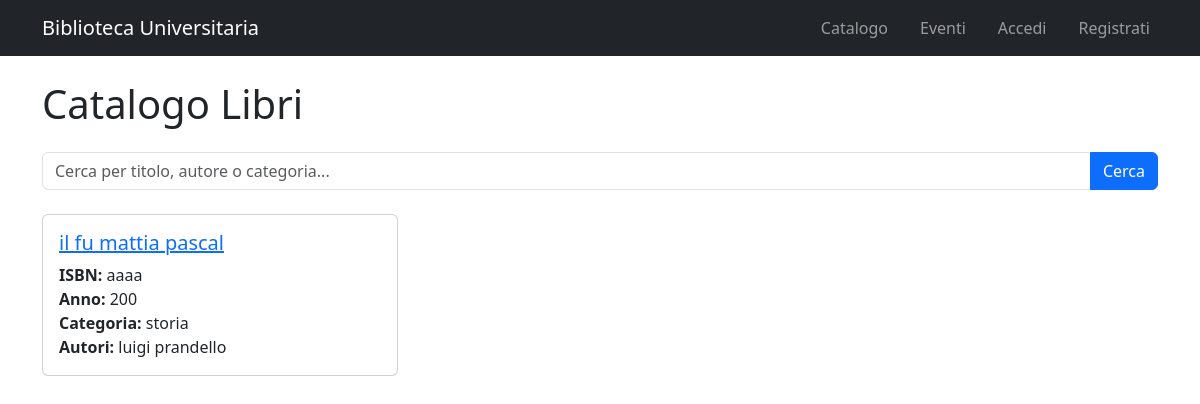
Before: /catalogo/ with the older database file.
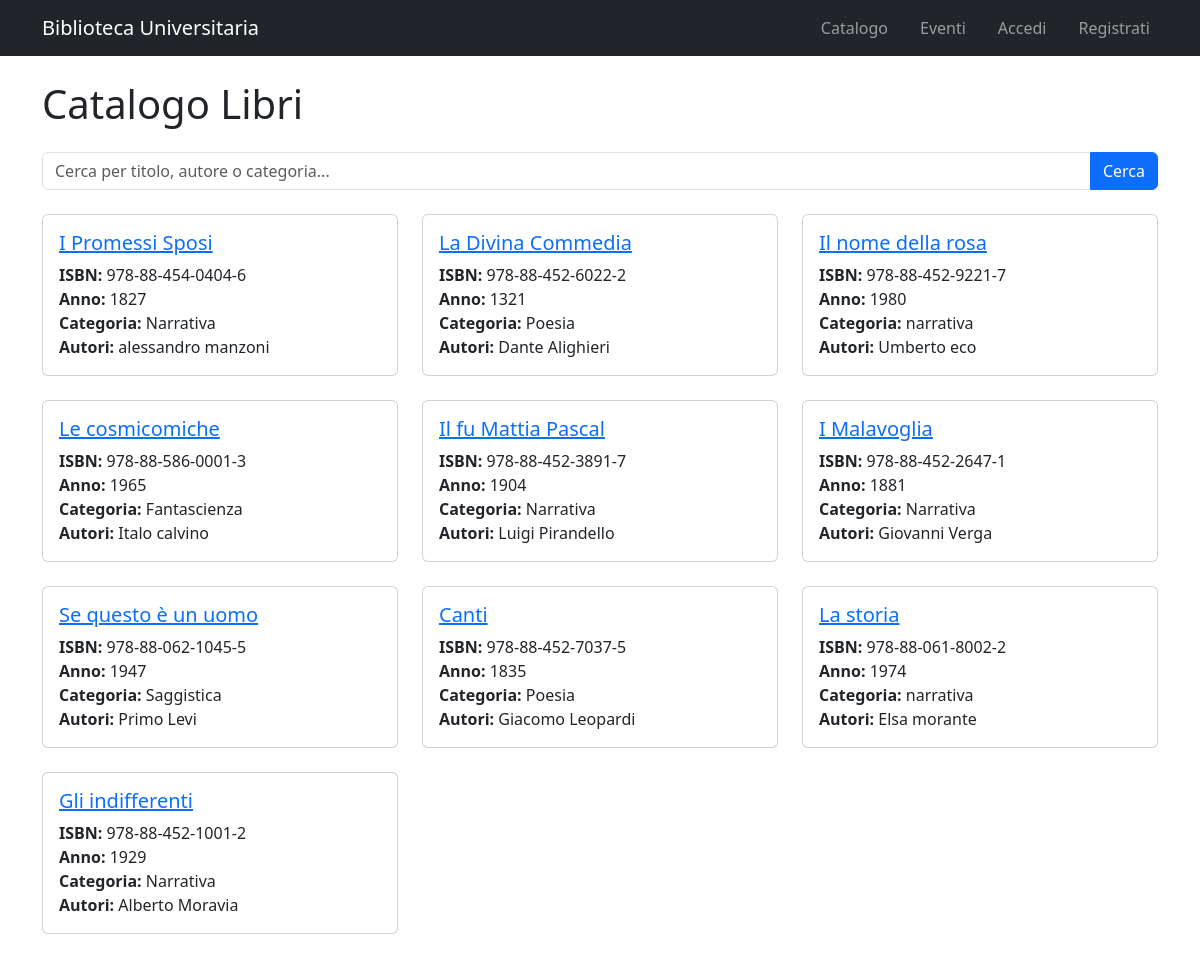
After: the same page with the newer database file.
### catalogo/models.py (models this page shows, shortened)
class Libro(models.Model):
    titolo = models.CharField(max_length=200)
    isbn = models.CharField(max_length=20, unique=True)
    anno_pubblicazione = models.IntegerField()
    categoria = models.CharField(max_length=100)
    autori = models.ManyToManyField(Autore, related_name='libri')
    class Meta:
        verbose_name = "Libro"
        verbose_name_plural = "Libri"

class Autore(models.Model):
    nome = models.CharField(max_length=100)
    cognome = models.CharField(max_length=100)
    biografia = models.TextField(blank=True)
    class Meta:
        verbose_name = "Autore"
        verbose_name_plural = "Autori"

### catalogo/views.py (the view, shortened to what this page needs)
# urls.py: path('catalogo/', views.catalogo_libri, name='catalogo_libri'),
def catalogo_libri(request):
    query = request.GET.get('q', '')
    libri = Libro.objects.all()
    return render(request, 'catalogo/catalogo_libri.html', {'libri': libri, 'query': query})

### catalogo/templates/catalogo/catalogo_libri.html (shortened to what this page needs)
{% extends 'catalogo/base.html' %}
{% block content %}
<h1 class="mb-4">Catalogo Libri</h1>
<form method="get" class="mb-4">
    <div class="input-group">
        <input type="text" name="q" class="form-control" placeholder="Cerca per titolo, autore o categoria..." value="{{ query }}">
        <button class="btn btn-primary" type="submit">Cerca</button>
    </div>
</form>
<div class="row">
    {% for libro in libri %}
    <div class="col-md-4 mb-4">
        <div class="card h-100">
            <div class="card-body">
                <h5 class="card-title">
    <a href="{% url 'dettaglio_libro' libro.id %}">{{ libro.titolo }}</a>
</h5>
                <p class="card-text">
                    <strong>ISBN:</strong> {{ libro.isbn }}<br>
                    <strong>Anno:</strong> {{ libro.anno_pubblicazione }}<br>
                    <strong>Categoria:</strong> {{ libro.categoria }}<br>
                    <strong>Autori:</strong>
                    {% for autore in libro.autori.all %}
                        {{ autore.nome }} {{ autore.cognome }}{% if not forloop.last %}, {% endif %}
                    {% empty %}
                        Nessun autore
                    {% endfor %}
                </p>
            </div>
        </div>
    </div>
    {% empty %}
    <p>Nessun libro presente nel catalogo.</p>
    {% endfor %}
</div>
{% endblock %}

### catalogo/templates/catalogo/base.html (shortened to what this page needs)
<!DOCTYPE html>
<html lang="it">
<head>
    <link href="https://cdn.jsdelivr.net/npm/bootstrap@5.3.3/dist/css/bootstrap.min.css" rel="stylesheet">
</head>
<body>
    <nav class="navbar navbar-expand-lg navbar-dark bg-dark mb-4">
        <div class="container">
            <a class="navbar-brand" href="{% url 'home' %}">Biblioteca Universitaria</a>
           <div class="navbar-nav d-flex flex-row gap-3">
    <a class="nav-link" href="{% url 'catalogo_libri' %}">Catalogo</a>
<a class="nav-link" href="{% url 'lista_eventi' %}">Eventi</a>
    {% if user.is_authenticated %}
       <a class="nav-link" href="{% url 'miei_prestiti' %}">I miei prestiti</a>
<span class="nav-link">Ciao, {{ user.first_name }}</span>
        <a class="nav-link" href="{% url 'logout' %}">Esci</a>
    {% else %}
        <a class="nav-link" href="{% url 'login' %}">Accedi</a>
        <a class="nav-link" href="{% url 'registrazione' %}">Registrati</a>
    {% endif %}
</div>
        </div>
    </nav>
    <div class="container">
        {% block content %}
        {% endblock %}
    </div>
</body>
</html>

Changed rows visible on the page:
removed Libro: titolo "il fu mattia pascal", isbn "aaaa", anno_pubblicazione "200", categoria "storia"
removed Autore: nome "luigi", cognome "prandello", shown under "il fu mattia pascal"
added Libro: titolo "I Promessi Sposi", isbn "978-88-454-0404-6", anno_pubblicazione "1827", categoria "Narrativa"
added Autore: nome "alessandro", cognome "manzoni", shown under "I Promessi Sposi"
added Libro: titolo "La Divina Commedia", isbn "978-88-452-6022-2", anno_pubblicazione "1321", categoria "Poesia"
added Autore: nome "Dante", cognome "Alighieri", shown under "La Divina Commedia"
added Libro: titolo "Il nome della rosa", isbn "978-88-452-9221-7", anno_pubblicazione "1980", categoria "narrativa"
added Autore: nome "Umberto", cognome "eco", shown under "Il nome della rosa"
added Libro: titolo "Le cosmicomiche", isbn "978-88-586-0001-3", anno_pubblicazione "1965", categoria "Fantascienza"
added Autore: nome "Italo", cognome "calvino", shown under "Le cosmicomiche"
added Libro: titolo "Il fu Mattia Pascal", isbn "978-88-452-3891-7", anno_pubblicazione "1904", categoria "Narrativa"
added Autore: nome "Luigi", cognome "Pirandello", shown under "Il fu Mattia Pascal"
added Libro: titolo "I Malavoglia", isbn "978-88-452-2647-1", anno_pubblicazione "1881", categoria "Narrativa"
added Autore: nome "Giovanni", cognome "Verga", shown under "I Malavoglia"
added Libro: titolo "Se questo è un uomo", isbn "978-88-062-1045-5", anno_pubblicazione "1947", categoria "Saggistica"
added Autore: nome "Primo", cognome "Levi", shown under "Se questo è un uomo"
added Libro: titolo "Canti", isbn "978-88-452-7037-5", anno_pubblicazione "1835", categoria "Poesia"
added Autore: nome "Giacomo", cognome "Leopardi", shown under "Canti"
added Libro: titolo "La storia", isbn "978-88-061-8002-2", anno_pubblicazione "1974", categoria "narrativa"
added Autore: nome "Elsa", cognome "morante", shown under "La storia"
added Libro: titolo "Gli indifferenti", isbn "978-88-452-1001-2", anno_pubblicazione "1929", categoria "Narrativa"
added Autore: nome "Alberto", cognome "Moravia", shown under "Gli indifferenti"
